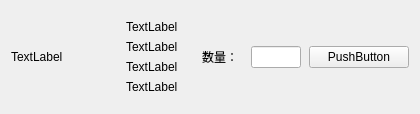
           <widget class="QWidget" name="widget_17" native="true">
            <layout class="QHBoxLayout" name="horizontalLayout_12">
             <item>
              <widget class="QLabel" name="pic_6">
               <property name="minimumSize">
                <size>
                 <width>100</width>
                 <height>0</height>
                </size>
               </property>
               <property name="maximumSize">
                <size>
                 <width>100</width>
                 <height>16777215</height>
                </size>
               </property>
               <property name="text">
                <string>TextLabel</string>
               </property>
              </widget>
             </item>
             <item>
              <widget class="QWidget" name="widget_18" native="true">
               <layout class="QVBoxLayout" name="verticalLayout_6">
                <item>
                 <widget class="QLabel" name="title_6">
                  <property name="text">
                   <string>TextLabel</string>
                  </property>
                 </widget>
                </item>
                <item>
                 <widget class="QLabel" name="memo_6">
                  <property name="text">
                   <string>TextLabel</string>
                  </property>
                 </widget>
                </item>
                <item>
                 <widget class="QLabel" name="event_6">
                  <property name="text">
                   <string>TextLabel</string>
                  </property>
                 </widget>
                </item>
                <item>
                 <widget class="QLabel" name="price_6">
                  <property name="text">
                   <string>TextLabel</string>
                  </property>
                 </widget>
                </item>
               </layout>
              </widget>
             </item>
             <item>
              <widget class="QWidget" name="widget_31" native="true">
               <property name="minimumSize">
                <size>
                 <width>110</width>
                 <height>0</height>
                </size>
               </property>
               <property name="maximumSize">
                <size>
                 <width>110</width>
                 <height>16777215</height>
                </size>
               </property>
               <layout class="QHBoxLayout" name="horizontalLayout_22">
                <item>
                 <widget class="QLabel" name="label_57">
                  <property name="minimumSize">
                   <size>
                    <width>50</width>
                    <height>0</height>
                   </size>
                  </property>
                  <property name="maximumSize">
                   <size>
                    <width>50</width>
                    <height>16777215</height>
                   </size>
                  </property>
                  <property name="text">
                   <string>数量：</string>
                  </property>
                 </widget>
                </item>
                <item>
                 <widget class="QLineEdit" name="num_6">
                  <property name="minimumSize">
                   <size>
                    <width>50</width>
                    <height>0</height>
                   </size>
                  </property>
                  <property name="maximumSize">
                   <size>
                    <width>50</width>
                    <height>16777215</height>
                   </size>
                  </property>
                 </widget>
                </item>
               </layout>
              </widget>
             </item>
             <item>
              <widget class="QPushButton" name="buy6">
               <property name="minimumSize">
                <size>
                 <width>100</width>
                 <height>0</height>
                </size>
               </property>
               <property name="maximumSize">
                <size>
                 <width>100</width>
                 <height>16777215</height>
                </size>
               </property>
               <property name="text">
                <string>PushButton</string>
               </property>
              </widget>
             </item>
            </layout>
           </widget>
